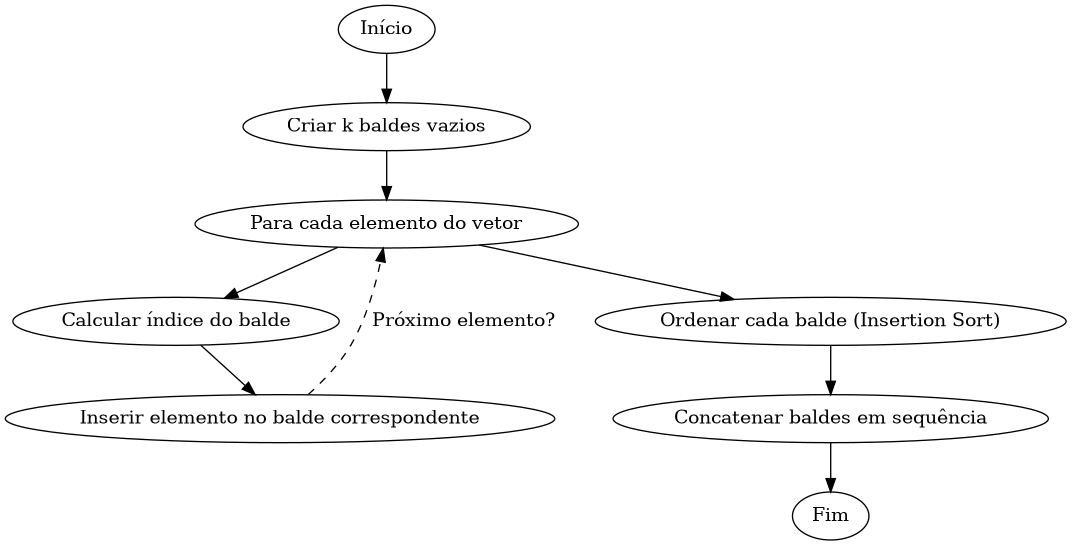

The script that drew this image:
from graphviz import Digraph

g = Digraph('BucketSort', filename='bucket_fluxograma', format='png')
g.attr(rankdir='TB')

# Nós
g.node('A', 'Início')
g.node('B', 'Criar k baldes vazios')
g.node('C', 'Para cada elemento do vetor')
g.node('D', 'Calcular índice do balde')
g.node('E', 'Inserir elemento no balde correspondente')
g.node('F', 'Ordenar cada balde (Insertion Sort)')
g.node('G', 'Concatenar baldes em sequência')
g.node('H', 'Fim')

# Conexões
g.edge('A', 'B')
g.edge('B', 'C')
g.edge('C', 'D')
g.edge('D', 'E')
g.edge('E', 'C', label='Próximo elemento?', style='dashed')
g.edge('C', 'F')
g.edge('F', 'G')
g.edge('G', 'H')

# Gera o arquivo
g.render()
